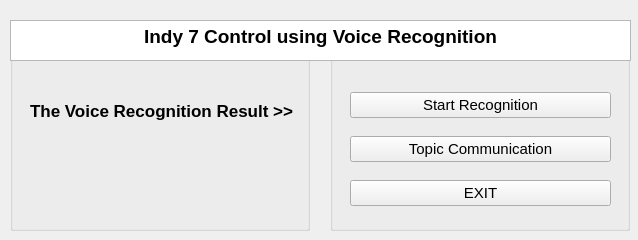
<?xml version="1.0" encoding="UTF-8"?>
<ui version="4.0">
 <class>examples_widget</class>
 <widget class="QWidget" name="examples_widget">
  <property name="geometry">
   <rect>
    <x>0</x>
    <y>0</y>
    <width>638</width>
    <height>240</height>
   </rect>
  </property>
  <property name="windowTitle">
   <string>RQT Example</string>
  </property>
  <widget class="QGroupBox" name="group_box_ur">
   <property name="geometry">
    <rect>
     <x>330</x>
     <y>50</y>
     <width>300</width>
     <height>181</height>
    </rect>
   </property>
   <property name="title">
    <string/>
   </property>
   <widget class="QWidget" name="verticalLayoutWidget">
    <property name="geometry">
     <rect>
      <x>20</x>
      <y>30</y>
      <width>261</width>
      <height>141</height>
     </rect>
    </property>
    <layout class="QVBoxLayout" name="verticalLayout">
     <item>
      <widget class="QPushButton" name="push_button_start">
       <property name="font">
        <font>
         <pointsize>11</pointsize>
         <weight>50</weight>
         <bold>false</bold>
        </font>
       </property>
       <property name="text">
        <string>Start Recognition</string>
       </property>
      </widget>
     </item>
     <item>
      <widget class="QPushButton" name="push_button_comm">
       <property name="font">
        <font>
         <pointsize>11</pointsize>
         <weight>50</weight>
         <bold>false</bold>
        </font>
       </property>
       <property name="text">
        <string>Topic Communication</string>
       </property>
      </widget>
     </item>
     <item>
      <widget class="QPushButton" name="push_button_exit">
       <property name="font">
        <font>
         <pointsize>11</pointsize>
         <weight>50</weight>
         <bold>false</bold>
        </font>
       </property>
       <property name="text">
        <string>EXIT</string>
       </property>
      </widget>
     </item>
    </layout>
   </widget>
  </widget>
  <widget class="QGroupBox" name="group_box_ul">
   <property name="geometry">
    <rect>
     <x>10</x>
     <y>50</y>
     <width>300</width>
     <height>181</height>
    </rect>
   </property>
   <property name="title">
    <string/>
   </property>
   <widget class="QLabel" name="label">
    <property name="geometry">
     <rect>
      <x>30</x>
      <y>100</y>
      <width>241</width>
      <height>61</height>
     </rect>
    </property>
    <property name="font">
     <font>
      <pointsize>15</pointsize>
      <weight>75</weight>
      <bold>true</bold>
     </font>
    </property>
    <property name="layoutDirection">
     <enum>Qt::LeftToRight</enum>
    </property>
    <property name="text">
     <string/>
    </property>
    <property name="scaledContents">
     <bool>false</bool>
    </property>
   </widget>
   <widget class="QLabel" name="label_2">
    <property name="geometry">
     <rect>
      <x>20</x>
      <y>50</y>
      <width>271</width>
      <height>21</height>
     </rect>
    </property>
    <property name="font">
     <font>
      <pointsize>13</pointsize>
      <weight>75</weight>
      <bold>true</bold>
     </font>
    </property>
    <property name="text">
     <string>The Voice Recognition Result &gt;&gt;</string>
    </property>
   </widget>
  </widget>
  <widget class="QTextEdit" name="textEdit">
   <property name="geometry">
    <rect>
     <x>10</x>
     <y>20</y>
     <width>621</width>
     <height>41</height>
    </rect>
   </property>
   <property name="html">
    <string>&lt;!DOCTYPE HTML PUBLIC &quot;-//W3C//DTD HTML 4.0//EN&quot; &quot;http://www.w3.org/TR/REC-html40/strict.dtd&quot;&gt;
&lt;html&gt;&lt;head&gt;&lt;meta name=&quot;qrichtext&quot; content=&quot;1&quot; /&gt;&lt;style type=&quot;text/css&quot;&gt;
p, li { white-space: pre-wrap; }
&lt;/style&gt;&lt;/head&gt;&lt;body style=&quot; font-family:'Ubuntu'; font-size:11pt; font-weight:400; font-style:normal;&quot;&gt;
&lt;p align=&quot;center&quot; style=&quot; margin-top:0px; margin-bottom:0px; margin-left:0px; margin-right:0px; -qt-block-indent:0; text-indent:0px;&quot;&gt;&lt;span style=&quot; font-size:14pt; font-weight:600;&quot;&gt;Indy 7 Control using Voice Recognition&lt;/span&gt;&lt;/p&gt;&lt;/body&gt;&lt;/html&gt;</string>
   </property>
  </widget>
 </widget>
 <resources>
  <include location="resource.qrc"/>
 </resources>
 <connections/>
</ui>
